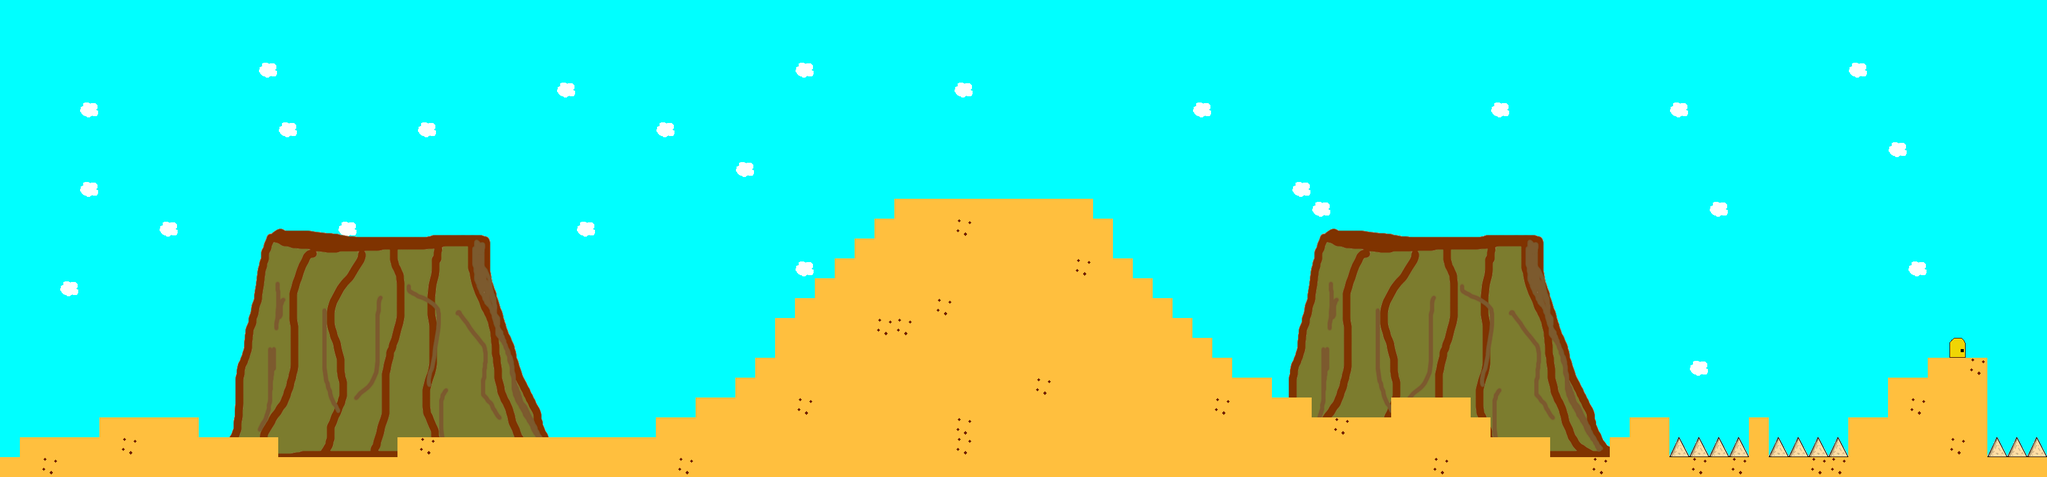

This is a level from a 2D game, rendered from its Tiled map with the project's own tilesets. A one-line summary and the map file follow, with tile-layer data summarised:
An orthogonal 103x24 tile map with 32x32 px tiles, 4 tile layers (Collision_Layer, Background, Terrain, Sprite_Layer), 7 tilesets and 14 objects (8x item, 4x enemy, InZone, OutZone).

<map version="1.0" orientation="orthogonal" renderorder="right-down" width="103" height="24" tilewidth="32" tileheight="32" nextobjectid="43">
 <tileset firstgid="1" name="bleu" tilewidth="32" tileheight="32" tilecount="1">
  <image source="img/bleu.png" width="32" height="32" />
 </tileset>
 <tileset firstgid="2" name="sable" tilewidth="32" tileheight="32" tilecount="1">
  <image source="img/sable.png" width="32" height="32" />
 </tileset>
 <tileset firstgid="3" name="nuage" tilewidth="32" tileheight="32" tilecount="1">
  <image source="img/nuage.png" width="32" height="32" />
 </tileset>
 <tileset firstgid="4" name="rocheAvecBack" tilewidth="32" tileheight="32" tilecount="1">
  <image source="img/rocheAvecBack.png" width="32" height="32" />
 </tileset>
 <tileset firstgid="5" name="Set_01" tilewidth="32" tileheight="32" tilecount="25">
  <image source="img/Set_01.png" width="160" height="160" />
 </tileset>
 <tileset firstgid="30" name="Door_v01" tilewidth="32" tileheight="32" tilecount="1">
  <image source="img/Door_v01.png" width="32" height="32" />
 </tileset>
 <tileset firstgid="31" name="Rock" tilewidth="32" tileheight="32" tilecount="204">
  <image source="img/Rock.png" width="544" height="384" />
 </tileset>
 <layer name="Collision_Layer" width="103" height="24">
  <data>[2472 cells, 627 non-empty, 3 distinct tile ids]</data>
 </layer>
 <layer name="Background" width="103" height="24">
  <data>[2472 cells, 2472 non-empty, 2 distinct tile ids]</data>
 </layer>
 <layer name="Terrain" width="103" height="24">
  <data>[2472 cells, 848 non-empty, 200 distinct tile ids]</data>
 </layer>
 <layer name="Sprite_Layer" width="103" height="24">
  <data>[2472 cells, 0 non-empty, 0 distinct tile ids]</data>
 </layer>
 <objectgroup name="outZoneLayer" />
 <objectgroup name="inZoneLayer">
  <object id="1" name="InZone" x="78.6667" y="595.667" width="52" height="66.6667">
   <properties>
    <property name="StartPoint" value="StartPointDesert" />
   </properties>
  </object>
 </objectgroup>
 <objectgroup name="enemyLayer">
  <object id="4" name="enemyCactus" type="enemy" x="512.667" y="611.333" width="94" height="96">
   <properties>
    <property name="direction" value="Left" />
   </properties>
  </object>
  <object id="9" name="enemyCactus" type="enemy" x="1102" y="541.333" width="46" height="46">
   <properties>
    <property name="direction" value="Left" />
   </properties>
  </object>
  <object id="11" name="enemyCactus" type="enemy" x="1565" y="208" width="64" height="50">
   <properties>
    <property name="direction" value="Left" />
    <property name="distanceMax" value="50" />
   </properties>
  </object>
  <object id="13" name="enemyCactus" type="enemy" x="2614" y="560" width="46" height="40">
   <properties>
    <property name="direction" value="Left" />
   </properties>
  </object>
  <object id="30" name="horseshoe" type="item" x="2970.67" y="558.667" width="32" height="40" />
  <object id="31" name="horseshoe" type="item" x="2417.33" y="600" width="32" height="40" />
  <object id="32" name="horseshoe" type="item" x="2137.33" y="542.667" width="32" height="40" />
  <object id="34" name="bone" type="item" x="1034.33" y="614" width="30" height="28" />
  <object id="35" name="bone" type="item" x="1339.67" y="300.667" width="30" height="28" />
  <object id="36" name="bone" type="item" x="267.666" y="614" width="30" height="28" />
  <object id="37" name="bone" type="item" x="1716.33" y="254.667" width="30" height="28" />
 </objectgroup>
 <objectgroup name="itemLayer" offsetx="0" offsety="-1">
  <object id="17" name="bone" type="item" x="780" y="643.333" width="30" height="28" />
  <object id="39" name="OutZone" x="3118.5" y="490.5" width="70.3333" height="75">
   <properties>
    <property name="InZone" value="OutLevelDesert" />
    <property name="LevelZone" value="WorldMap" />
   </properties>
  </object>
 </objectgroup>
</map>
